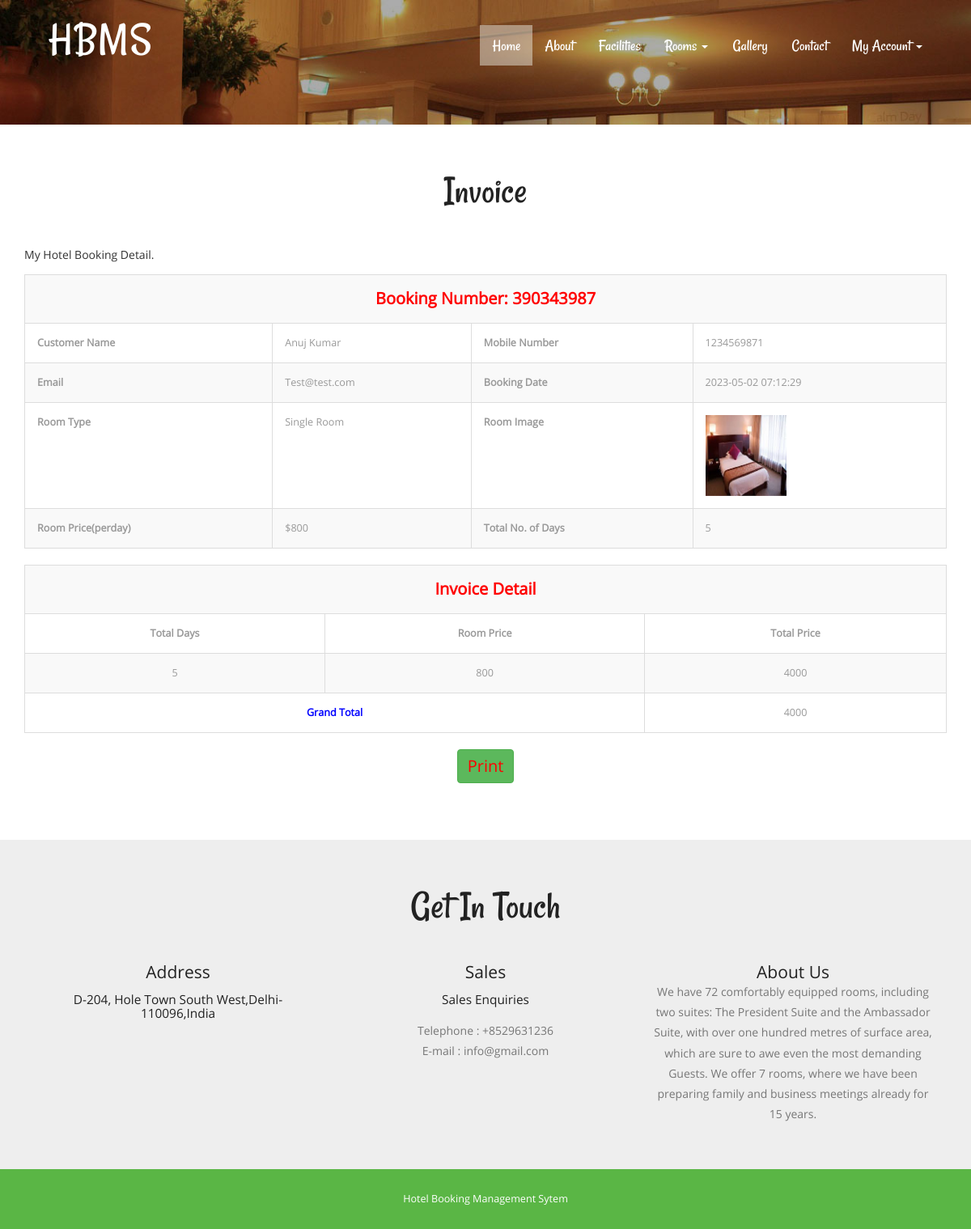
The page /invoice.php?invid=1 (signed in) on the database its author committed.
### tables this page shows
CREATE TABLE `tblbooking` (
  `ID` int(10) NOT NULL,
  `RoomId` int(5) DEFAULT NULL,
  `BookingNumber` varchar(120) DEFAULT NULL,
  `UserID` int(5) NOT NULL,
  `IDType` varchar(120) DEFAULT NULL,
  `Gender` varchar(50) DEFAULT NULL,
  `Address` mediumtext DEFAULT NULL,
  `CheckinDate` varchar(200) DEFAULT NULL,
  `CheckoutDate` varchar(200) DEFAULT NULL,
  `BookingDate` timestamp NULL DEFAULT current_timestamp(),
  `Remark` varchar(50) DEFAULT NULL,
  `Status` varchar(50) DEFAULT NULL,
  `UpdationDate` timestamp NULL DEFAULT NULL ON UPDATE current_timestamp()
);

CREATE TABLE `tbluser` (
  `ID` int(10) NOT NULL,
  `FullName` varchar(200) DEFAULT NULL,
  `MobileNumber` bigint(10) DEFAULT NULL,
  `Email` varchar(120) DEFAULT NULL,
  `Password` varchar(120) DEFAULT NULL,
  `RegDate` timestamp NULL DEFAULT current_timestamp()
);

CREATE TABLE `tblcategory` (
  `ID` int(10) NOT NULL,
  `CategoryName` varchar(120) DEFAULT NULL,
  `Description` mediumtext DEFAULT NULL,
  `Price` int(5) NOT NULL,
  `Date` timestamp NULL DEFAULT current_timestamp()
);

CREATE TABLE `tblroom` (
  `ID` int(10) NOT NULL,
  `RoomType` int(10) DEFAULT NULL,
  `RoomName` varchar(200) DEFAULT NULL,
  `MaxAdult` int(5) DEFAULT NULL,
  `MaxChild` int(5) DEFAULT NULL,
  `RoomDesc` mediumtext DEFAULT NULL,
  `NoofBed` int(5) DEFAULT NULL,
  `Image` varchar(200) DEFAULT NULL,
  `RoomFacility` varchar(200) DEFAULT NULL,
  `CreationDate` timestamp NULL DEFAULT current_timestamp()
);

CREATE TABLE `tblpage` (
  `ID` int(10) NOT NULL,
  `PageType` varchar(120) DEFAULT NULL,
  `PageTitle` varchar(200) DEFAULT NULL,
  `PageDescription` mediumtext DEFAULT NULL,
  `Email` varchar(120) DEFAULT NULL,
  `MobileNumber` bigint(10) DEFAULT NULL,
  `UpdationDate` timestamp NULL DEFAULT NULL ON UPDATE current_timestamp()
);

### src/invoice.php (the view, shortened to what this page needs)
 <?php
include('includes/dbconnection.php');
if (strlen($_SESSION['hbmsuid']==0)) {
  header('location:logout.php');
  } else{
?>
<!DOCTYPE HTML>
<html>
<head>
<link href="css/bootstrap.css" rel="stylesheet" type="text/css" media="all">
<link href="css/style.css" rel="stylesheet" type="text/css" media="all" />
</head>
<body>
			<div class="header head-top">
				<div class="container">
	<?php include_once('includes/header.php');?>
		</div>
</div>
	<div class="typography">
			<div class="container">
				<div class="typography-info">
					<h2 class="type">Invoice</h2>
				</div>
				<p>My Hotel Booking Detail.</p>
				<div class="bs-docs-example">
					<?php
$invid=$_GET['invid'];
$sql="SELECT tblbooking.BookingNumber,tbluser.FullName,DATEDIFF(tblbooking.CheckoutDate,tblbooking.CheckinDate) as ddf,tbluser.MobileNumber,tbluser.Email,tblbooking.IDType,tblbooking.Gender,tblbooking.Address,tblbooking.CheckinDate,tblbooking.CheckoutDate,tblbooking.BookingDate,tblbooking.Remark,tblbooking.Status,tblbooking.UpdationDate,tblcategory.CategoryName,tblcategory.Description,tblcategory.Price,tblroom.RoomName,tblroom.MaxAdult,tblroom.MaxChild,tblroom.RoomDesc,tblroom.NoofBed,tblroom.Image,tblroom.RoomFacility
from tblbooking
join tblroom on tblbooking.RoomId=tblroom.ID
join tblcategory on tblcategory.ID=tblroom.RoomType
join tbluser on tblbooking.UserID=tbluser.ID
where tblbooking.ID=:invid";
$query = $dbh -> prepare($sql);
$query-> bindParam(':invid', $invid, PDO::PARAM_STR);
$query->execute();
$results=$query->fetchAll(PDO::FETCH_OBJ);
$cnt=1;
if($query->rowCount() > 0)
{
foreach($results as $row)
{               ?>
                            <table border="1" class="table table-bordered table-striped table-vcenter js-dataTable-full-pagination">
                                            <tr>
    <th colspan="5" style="text-align: center;color: red;font-size: 20px">Booking Number: <?php  echo $row->BookingNumber;?></th>
  </tr>
  <tr>
    <th>Customer Name</th>
    <td><?php  echo $row->FullName;?></td>
   <th>Mobile Number</th>
    <td colspan="2"><?php  echo $row->MobileNumber;?></td>
  </tr>
  <tr>
    <th>Email</th>
    <td><?php  echo $row->Email;?></td>
    <th>Booking Date</th>
    <td colspan="2"><?php  echo $row->BookingDate;?></td>
  </tr>
   <tr>
    <th>Room Type</th>
    <td><?php  echo $row->CategoryName;?></td>
    <th>Room Image</th>
    <td><img src="admin/images/<?php echo $row->Image;?>" width="100" height="100" value="<?php  echo $row->Image;?>"></td>
  </tr>
 <tr>
    <th>Room Price(perday)</th>
    <td>$<?php  echo $row->Price;?></td>
    <th>Total No. of Days</th>
    <td colspan="2"><?php  echo $row->ddf;?></td>
  </tr>
<table border="1" class="table table-bordered table-striped table-vcenter js-dataTable-full-pagination">
  <tr>
    <th colspan="5" style="text-align: center;color: red;font-size: 20px">Invoice Detail</th>
  </tr>
  <tr>
    <th style="text-align: center;">Total Days</th>
   <th style="text-align: center;">Room Price</th>
   <th style="text-align: center;">Total Price</th>
  </tr>
<tr>
  <td style="text-align: center;"><?php  echo $ddf=$row->ddf;?></td>
  <td style="text-align: center;"><?php  echo $tp= $row->Price;?></td>
<td style="text-align: center;"><?php  echo $total= $ddf*$tp;?></td>
  </tr>
  <?php
$grandtotal+=$total;
$cnt=$cnt+1;} ?>
<tr>
  <th colspan="2" style="text-align:center;color: blue">Grand Total </th>
<td colspan="2" style="text-align: center;"><?php  echo $grandtotal;?></td>
</tr>
<?php $cnt=$cnt+1;} ?>
</table>
</table>
<p style="text-align: center;font-size: 20px">
  <input name="Submit2" type="submit" class="btn btn-success" style="color: red;font-size: 20px" value="Print" onClick="return f3();" style="cursor: pointer;"  /></p>
				</div>
			</div>
	</div>
			<?php include_once('includes/getintouch.php');?>
				<?php include_once('includes/footer.php');?>
</body>
</html>
<?php }  ?>

### src/includes/getintouch.php
<div class="touch-section">
					<div class="container">
						<h3>get in touch</h3>
						<div class="touch-grids">
							<?php
$sql="SELECT * from tblpage where PageType='contactus'";
$query = $dbh -> prepare($sql);
$query->execute();
$results=$query->fetchAll(PDO::FETCH_OBJ);
$cnt=1;
if($query->rowCount() > 0)
{
foreach($results as $row)
{               ?>
							<div class="col-md-4 touch-grid">
								<h4>address</h4>
								<h5><?php  echo htmlentities($row->PageDescription);?></h5>
							</div>
							<div class="col-md-4 touch-grid">
								<h4>Sales</h4>
								<h5>Sales Enquiries</h5>
								<p>Telephone : +<?php  echo htmlentities($row->MobileNumber);?></p>
							<p>E-mail : <?php  echo htmlentities($row->Email);?></p>
							</div><?php $cnt=$cnt+1;}} ?>
							<div class="col-md-4 touch-grid">
								<?php
$sql="SELECT * from tblpage where PageType='aboutus'";
$query = $dbh -> prepare($sql);
$query->execute();
$results=$query->fetchAll(PDO::FETCH_OBJ);
$cnt=1;
if($query->rowCount() > 0)
{
foreach($results as $row)
{               ?>
							<h4><?php  echo htmlentities($row->PageTitle);?></h4>
								<p><?php  echo htmlentities($row->PageDescription);?></p>
							</div><?php $cnt=$cnt+1;}} ?>
							<div class="clearfix"></div>
						</div>
					</div>
					</div>

### src/css/style.css (style rules this page uses)
h1,h2,h3,h4,h5,h6 { padding:0 0; margin:0 0; }
p { padding:0 0; margin:0 0; }
body { padding:0 0; margin:0 0; font-family: 'OpenSans-Regular' }
.header { background:url(../images/banner1.jpg) no-repeat 0px 0px; background-size:cover; -webkit-background-size: cover; -moz-background-size: cover; -o-background-size: cover; -ms-background-size: cover; min-height:764px; padding-bottom: 4em; }
.touch-section { padding: 4em 0; text-align: center; background-color: #eee; }
.touch-grids { margin-top: 3em; }
.touch-grid h4 { font-size: 1.5em; color: #222; text-transform: capitalize; }
.touch-section h3 { font-size: 3.5em; text-transform: capitalize; font-family: 'Rancho-Regular'; color: #222; }
.touch-grid h5 { font-size: 1.1em; padding: 1em 0; color: #222; }
.touch-grid p { font-size: 1em; line-height: 1.8em; color: #777; }
.head-top { min-height: 115px !important; }
.typography-info { text-align: center; margin-bottom: 3em; }
h2.type { font-size: 3.5em; text-transform: capitalize; font-family: 'Rancho-Regular'; color: #222; }
.typography { padding: 4em 0; }
.table > thead > tr > th, .table > tbody > tr > th, .table > tfoot > tr > th, .table > thead > tr > td, .table > tbody > tr > td, .table > tfoot > tr > td { border-top: none !important; }
.bs-docs-example { margin: 1em 0; }
.table td, .table>tbody>tr>td, .table>tbody>tr>th, .table>tfoot>tr>td, .table>tfoot>tr>th, .table>thead>tr>td, .table>thead>tr>th { padding: 15px!important; }
.table > thead > tr > th, .table > tbody > tr > th, .table > tfoot > tr > th, .table > thead > tr > td, .table > tbody > tr > td, .table > tfoot > tr > td { font-size: 0.9em; color: #999; border-top: none !important; }
@media (max-width:1440px) { .header { min-height: 679px; } }
@media (max-width:1366px) { .header { min-height: 652px; } }
@media (max-width:1280px) { .header { min-height: 602px; } }

### rows shown on the page
tblbooking: BookingNumber "390343987", UserID.FullName "Anuj Kumar", UserID.MobileNumber "1234569871", UserID.Email "Test@test.com", BookingDate "2023-05-02 07:12:29", tblcategory.CategoryName "Single Room", RoomId.Image (picture), tblcategory.Price "800", ddf "5", tp "4000"
tblpage: PageDescription "D-204, Hole Town South West,Delhi-110096,India", MobileNumber "8529631236", Email "info@gmail.com"
tblpage: PageTitle "About Us", PageDescription "We have 72 comfortably equipped rooms, including two suites: The President Suite and the Ambassador Suite, with over one hundred metres of surface area, which are sure to awe even the most demanding Guests. We offer 7 rooms, where we have been preparing family and business meetings already for 15 years."

### other values the page prints
$grandtotal "4000"
